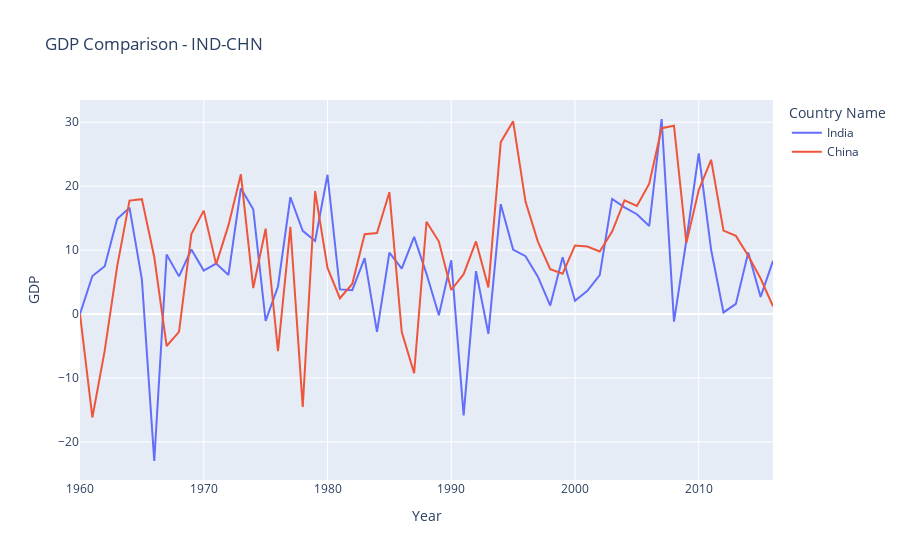

Notebook cell for this chart:
### Code cell
pyo.plot(fig3,filename = 'GDP Growth Comparison of India and China.html',auto_open = False)
fig3

### Figure 1 — Plotly figure (JSON) as saved in the notebook; plotly's stock layout.template omitted (floating-point values rounded to 4 significant figures)
{"data": [{"hovertemplate": "Country Name=India<br>Year=%{x}<br>GDP=%{y}<extra></extra>", "legendgroup": "India", "line": {"color": "#636efa", "dash": "solid"}, "marker": {"symbol": "circle"}, "mode": "lines", "name": "India", "orientation": "v", "showlegend": true, "type": "scatter", "x": [1960, 1961, 1962, 1963, 1964, 1965, 1966, 1967, 1968, 1969, 1970, 1971, 1972, 1973, 1974, 1975, 1976, 1977, 1978, 1979, 1980, 1981, 1982, 1983, 1984, 1985, 1986, 1987, 1988, 1989, 1990, 1991, 1992, 1993, 1994, 1995, 1996, 1997, 1998, 1999, 2000, 2001, 2002, 2003, 2004, 2005, 2006, 2007, 2008, 2009, 2010, 2011, 2012, 2013, 2014, 2015, 2016], "xaxis": "x", "y": [0, 5.95, 7.47, 14.85, 16.64, 5.44, -22.99, 9.31, 5.89, 10.1, 6.8, 7.9, 6.11, 19.66, 16.38, -1.06, 4.31, 18.27, 13.02, 11.43, 21.79, 3.85, 3.73, 8.74, -2.8, 9.59, 7.09, 12.07, 6.29, -0.18, 8.42, -15.85, 6.7, -3.09, 17.18, 10.09, 9.05, 5.85, 1.32, 8.89, 2.09, 3.64, 6.08, 18.01, 16.69, 15.61, 13.77, 30.51, -1.18, 11.54, 25.13, 10.05, 0.25, 1.59, 9.62, 2.68, 8.32], "yaxis": "y"}, {"hovertemplate": "Country Name=China<br>Year=%{x}<br>GDP=%{y}<extra></extra>", "legendgroup": "China", "line": {"color": "#EF553B", "dash": "solid"}, "marker": {"symbol": "circle"}, "mode": "lines", "name": "China", "orientation": "v", "showlegend": true, "type": "scatter", "x": [1960, 1961, 1962, 1963, 1964, 1965, 1966, 1967, 1968, 1969, 1970, 1971, 1972, 1973, 1974, 1975, 1976, 1977, 1978, 1979, 1980, 1981, 1982, 1983, 1984, 1985, 1986, 1987, 1988, 1989, 1990, 1991, 1992, 1993, 1994, 1995, 1996, 1997, 1998, 1999, 2000, 2001, 2002, 2003, 2004, 2005, 2006, 2007, 2008, 2009, 2010, 2011, 2012, 2013, 2014, 2015, 2016], "xaxis": "x", "y": [0, -16.18, -5.69, 7.41, 17.75, 17.97, 8.92, -5, -2.79, 12.51, 16.18, 7.77, 13.91, 21.86, 4.07, 13.35, -5.81, 13.64, -14.52, 19.22, 7.22, 2.47, 4.71, 12.48, 12.68, 19.06, -2.82, -9.24, 14.43, 11.34, 3.76, 6.24, 11.36, 4.17, 26.89, 30.16, 17.59, 11.33, 7.01, 6.31, 10.73, 10.57, 9.79, 12.9, 17.77, 16.91, 20.39, 29.07, 29.45, 11.13, 19.39, 24.13, 13.05, 12.23, 9.11, 5.55, 1.22], "yaxis": "y"}], "layout": {"autosize": true, "legend": {"title": {"text": "Country Name"}, "tracegroupgap": 0}, "title": {"text": "GDP Comparison - IND-CHN"}, "xaxis": {"anchor": "y", "autorange": true, "domain": [0, 1], "range": [1960, 2016], "title": {"text": "Year"}, "type": "linear"}, "yaxis": {"anchor": "x", "autorange": true, "domain": [0, 1], "range": [-25.96, 33.48], "title": {"text": "GDP"}, "type": "linear"}}}
